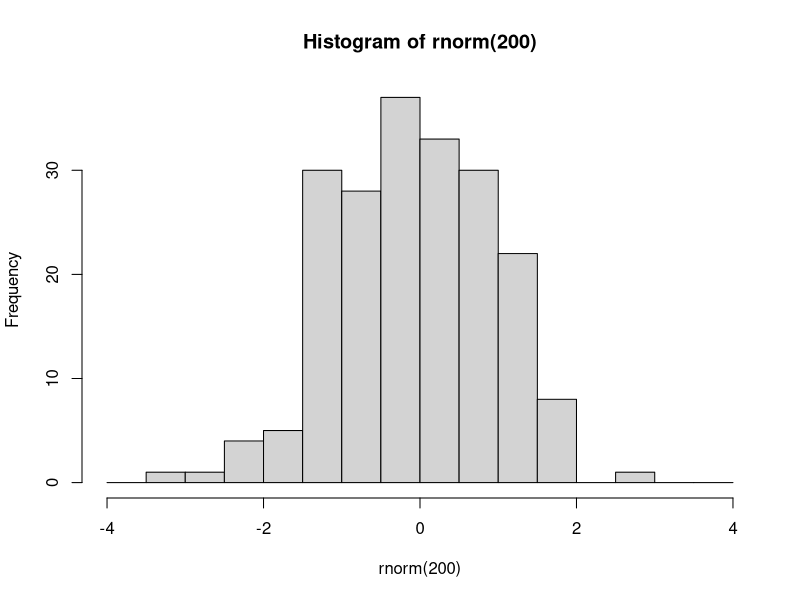
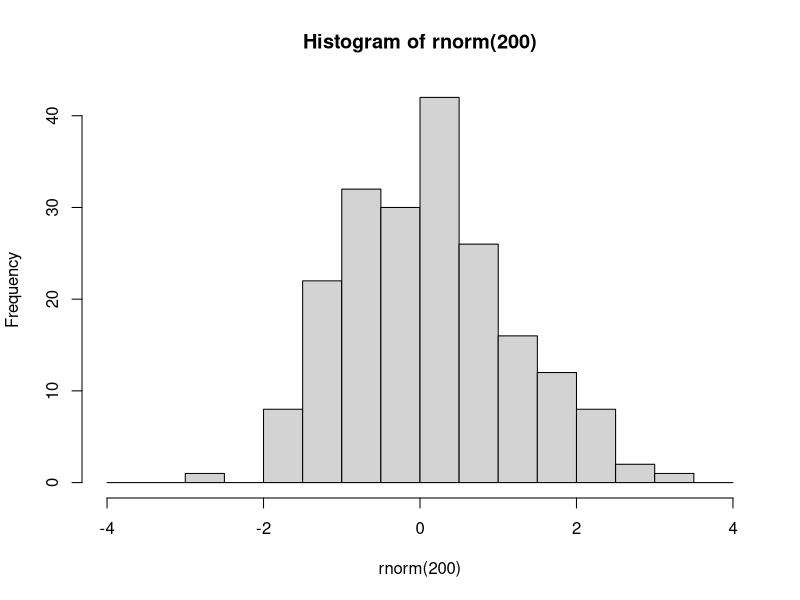

Here is the R script that generated these plots, in order:
###################################
###################################
########                   ########
########   Data Science 1  ########
########       Lab 5       ######## 
########  07th Nov. 2023   ########
########                   ########
###################################
###################################

## Welcome to lab #5. Today will be an introduction to the tidyverse, specifically dplyr and ggplot2




#####################
####    Pipes    ####
#####################

# The pipe operator looks like this: |>
# It signifies: take the element on the left and use it as the first argument in the function on the right

# Example

hist(rnorm(200), breaks=seq(-4,4,0.5))
# is equivalent to

rnorm(200) |> hist(breaks=seq(-4,4,0.5))

# The purpose of the pipe is mostly aesthetic, in particular to avoid large numbers of parentheses when something needs to be transformed using multiple functions:



### 1.1 Rewrite the following expression using pipes:
set.seed(123)
round(sqrt(log(runif(10,1,10))),2)
#the answer to the question
set.seed(123)
10 |> runif(1,10) |> log() |> sqrt() |> round(2)

#or add spaces and save as object name

set.seed(123)
10 |> runif(1,10) |> 
    log() |> 
    sqrt() |> 
    round(2) -> object_name
              
# Pipes were initially created in a package called magrittr, part of the 'tidyverse' group of packages


########################
####    Packages    ####
########################

# Packages are essentially environments full of functions and/or objects which aren't loaded into R by default, but must be first installed (generally from a repository called CRAN), and then loaded

# Here we will install tidyverse, which is not one but a series of packages written by the same group of people, which share a number of syntactical features

install.packages('tidyverse')

# After you have installed tidyverse into your packages, you must also load it into your environment

library(tidyverse)

# You will only have to install a package once. However, every time you start fresh in a new R environment, you will have to load the packages you need again.

#########################
####    TIDYVERSE    ####
#########################

# The tidyverse encompasses a very large number of packages, and is fairly powerful (in that you can do a lot using tidyverse packages)
# However, you DO NOT need to use tidyverse exclusively! I mostly don't use it, for example, preferring to stick to base R except for a few functionalities.

# Downsides of tidyverse include: unique syntax which is very different from other programming languages such as python
# 'Black box' functions that have specific purposes that must be remembered, as opposed to more general-purpose functions in base R
# Often actually more verbose than base R (ie. requires more lines of code to do the same thing)
# Using tidyverse is a matter of preference!

# The pipe operator was originally introduced in the tidyverse package magrittr. 
# The tidyverse pipe operator looks like this: %>%

set.seed(123)
runif(10,1,10) %>% 
  log() %>%
  sqrt() %>%
  round(2)

# In this class we will look at 2 important tidyverse packages.
# The first is dplyr, which is used to manipulate and transform data.
# Then we will start learning ggplot2, which is used for plotting and data visualisation

#####################
####    dplyr    ####
#####################

# The philosophy behind dplyr is that every data transformation can be done using a function, and multiple transformations can be done by piping an object through multiple functions
# For example, in dplyr we no longer use indexing.
# Instead we use the functions 'select', to choose specific columns in a data frame, and 'filter', to choose specific rows.

+
# so instead of: note that mtcars$cyl == 6 is the rows while 1:5 is the column, so it is the cars where the cyl(cylinder)is equals to 6 and thein the first five columns
mtcars[mtcars$cyl == 6, 1:5]
# we would write:
mtcars %>%
  filter(cyl==6) %>%
  select(1:5)

### 2.1
# using select() and filter(), create a new database of cars that are over 4000 lbs in weight, retaining only the wt and mpg columns. Save this database to an object called 'df'.

mtcars%>%
  filter(wt>4) %>%
  select(1,6) -> df

  #or you can use the column names to find out them out
mtcars%>%
  filter(wt>4) %>%
  select("mpg","wt") -> df

  
  

# After you have selected the rows and columns you are interested in, you can 
# change the order of the rows using arrange

df %>% arrange(wt)  #this describes it from the smallest to the biggest

df %>% arrange(desc(wt))  #this describes it from the biggest to the smallest


# To change variables, we can use mutate(), to create new variables or to change old variables 
df <- df %>% mutate(wt_kg=wt*453.592,
                    km_per_l = mpg*1.60934/3.78541)
#this is creating a new column of weight in kilograms from pounds and  kilo/liter from miles per galoon 



#IF AND ELSE STATEMENTS
#a boolean statement in parentheses
x <- sample(0:10,1)
if(x>5) {
    print('HIGH')
    y <- x*2
    print(c(x,y))
}else {
  (x<=5)
    print('LOW')
} 
 

 #same as using the ifelse statement

 ifelse(sample(0:10,1)>5, print('HIGH'), print('LOW'))
# And we can use ifelse() within mutate()
#if weight is >=4, the new column will be oversized or if it is less than, itll be standard
mtcars <- mtcars %>%
            mutate(wt_class = ifelse(wt>=4, 'Oversized','Standard'))

# We can even do a multiple ifelse statment using case_when()
#its like lots of ifelse's stacked
mtcars <- mtcars %>%
            mutate(
              efficiency = case_when(
                mpg<=15 ~ 'low',
                mpg>15 & mpg<=20 ~ 'medium',
                mpg>20 ~ 'high'
                ))


                #it means you can go very far with them if the eiificiency is high, turining a numerical variable into a numerical variable

# Next, summarise (or summarize) is a useful function which collapses a dataframe into a single row and can calculate summary statistics, eg:
#summarise will collapse the datset into a songle column and summarise it.

mtcars %>% 
  summarise(
    mean_wt = mean(wt),
    sd_wt = sd(wt),
    n = length(mpg)
  )  ->summary_table

# We can also use summarise to collapse a data frame not into one single row, but into as many rows as we have groups of interest. 
# To do this, first we need to use group_by()

mtcars %>% group_by(efficiency)
#this is called a tibble

# You'll notice that this automatically changes the data frame into a new kind of object, called a tibble.
# Tibbles are basically tidyverse dataframes, that display information slightly differently, and are a bit more particular about certain things like not wanting empty cells.
# Tibbles can also be grouped, which allows for further operations down the line
# For example: This does for each of the groups and not all of table

mtcars %>% 
  group_by(efficiency) %>%
  summarise(
    wt_kg=mean(wt),
    n=length(hp)
  ) %>%
  arrange(
    c('high','medium','low')
  )-> summary_table_efficiency

View(summary_table_efficiency)

# You can group by multiple variables

mtcars %>% 
  group_by(efficiency,cyl) %>%
  summarise(
    wt_kg=mean(wt),
    n=length(hp)
  )%>% View()

#wd have one row for efficiency because those who have combination of cyinder and efficiency

# After grouping a tibble, remember to ungroup it later using ungroup(), or you may have issues down the line.

# 3.1
data(iris)
# using the dplyr functions do the following:
# create a new column called Petal.Area which is the product of the petal width and petal length columns.
# For each of the different species of iris, present the mean and standard deviation for the sepal length, sepal width, and petal area, as well as the number of samples (n)
# Order this database in decreasing order of average petal area.


iris %>% mutate(Petal.Area = Petal.Length*Petal.Width) %>%
group_by(Species) %>%
summarise(mn_sepal_length = mean(Sepal.Length),
          sd_sepal_length = sd(Sepal.Length),
          mn_sepal_width = mean(Sepal.Width),
          sd_sepal_width = sd(Sepal.Width),
          mn_petal_area = mean(Petal.Area),
          sd_petal_area = sd(Petal.Area),
          n = n()) %>%
          arrange(desc(mn_petal_area)) -> final_iris_db

#######################
####    ggplot2    ####
#######################

# ggplot2 is the tidyverse graphics package, and one of the most popular data visualization tools that currently exists

# ggplot2 syntax is based on the so-called 'Grammar of Graphics', where different elements of a graph are added sequentially in layers

# The gold standard resource for learning ggplot2 is Hadley Wickham's 'ggplot2: Elegant graphics for data analysis'
# which is available for FREE here: https://ggplot2-book.org/

# I can provide no better introduction to ggplot2 than the 'First Steps' section of this book. 

# You can also find a cheat sheet here: https://rstudio.github.io/cheatsheets/html/data-visualization.html


# MIDTERM revisions:

# summary statistics

# Probabilities and distributions

# Null hypothesis significance tests - specifically t-tests

# P-values and confidence intervals

# Data standardization (scaling, centering, z-scoring)

# Data manipulation and visualisation
